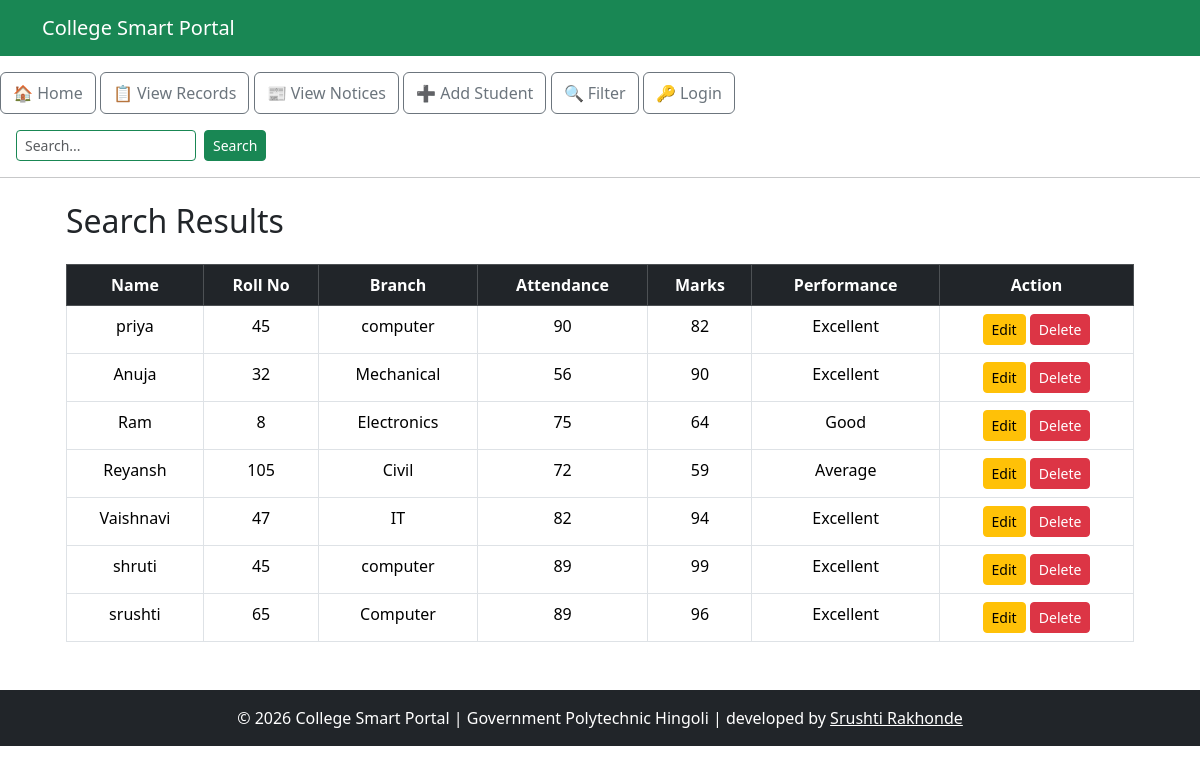
Before: /search with the older database file.
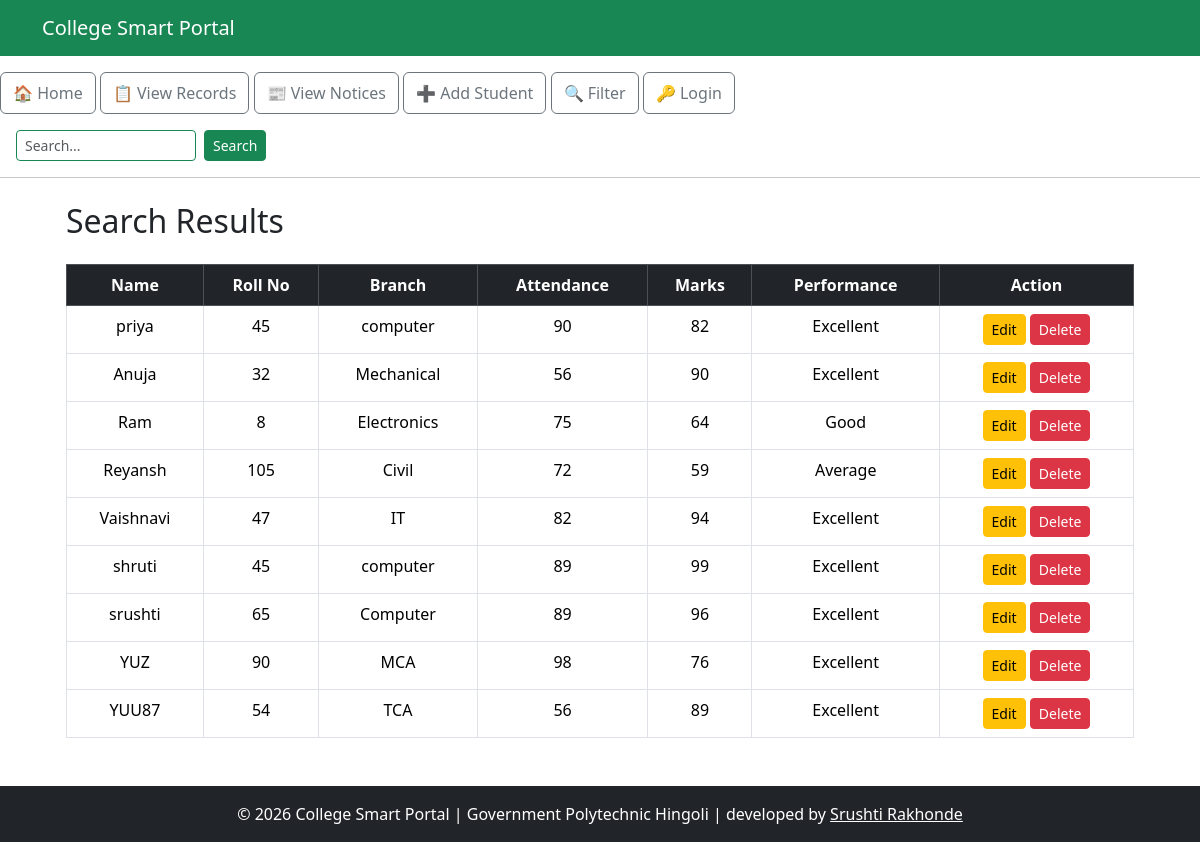
After: the same page with the newer database file.
### tables this page shows
CREATE TABLE students (
                    id INTEGER PRIMARY KEY AUTOINCREMENT,
                    name TEXT NOT NULL,
                    roll_no INTEGER NOT NULL,
                    marks INTEGER NOT NULL,
                    branch TEXT NOT NULL,
                    attendance INTEGER DEFAULT 0
                 );

### project Flask.py (the view)
@app.route("/search")
def search():
    q = request.args.get("q", "")
    conn = sqlite3.connect("college.db")
    cursor = conn.cursor()
    students = cursor.execute("""
        SELECT id, name, roll_no, branch, attendance, marks
        FROM students
        WHERE name LIKE ?
        OR CAST(roll_no AS TEXT) LIKE ?
        OR branch LIKE ?
    """, (f"%{q}%", f"%{q}%", f"%{q}%")).fetchall()
    conn.close()
    return render_template(
        "search.html",
        students=students
    )

### templates/search.html
{% extends "base.html" %}
{% block content %}
<div class="container mt-4">
    <h2 class="mb-4">Search Results</h2>
    {% if students %}
    <table class="table table-bordered table-hover text-center">
        <thead class="table-dark">
            <tr>
                <th>Name</th>
                <th>Roll No</th>
                <th>Branch</th>
                <th>Attendance</th>
                <th>Marks</th>
                <th>Performance</th>
                <th>Action</th>
            </tr>
        </thead>
        <tbody>
            {% for student in students %}
            <tr>
                <td>{{ student[1] }}</td>
                <td>{{ student[2] }}</td>
                <td>{{ student[3] }}</td>
                <td>{{ student[4] }}</td>
                <td>{{ student[5] }}</td>
                <td>
                    {% if student[5]|int >= 75 %}
                        Excellent
                    {% elif student[5]|int >= 60 %}
                        Good
                    {% else %}
                        Average
                    {% endif %}
                </td>
                <td>
                    <a href="{{ url_for('edit_student', id=student[0]) }}"
                       class="btn btn-warning btn-sm">
                        Edit
                    </a>
                    <a href="{{ url_for('delete_student', id=student[0]) }}"
                       class="btn btn-danger btn-sm">
                        Delete
                    </a>
                </td>
            </tr>
            {% endfor %}
        </tbody>
    </table>
    {% else %}
    <div class="alert alert-warning">
        No records found.
    </div>
    {% endif %}
</div>
{% endblock %}

### templates/base.html (shortened to what this page needs)
<!DOCTYPE html>
<html>
<head>
    <link href="https://cdn.jsdelivr.net/npm/bootstrap@5.3.2/dist/css/bootstrap.min.css" rel="stylesheet">
</head>
<body>
    <nav class="navbar navbar-expand-lg navbar-dark bg-success">
        <div class="container">
            <a class="navbar-brand" href="/">College Smart Portal</a>
        </div>
    </nav>
    <a href="{{ url_for('home') }}" class="btn outline btn-outline-secondary py-2 mt-3">🏠 Home</a>
    <a href="{{ url_for('records') }}" class="btn  outline btn-outline-secondary py-2 mt-3">📋 View Records</a>
    <a href="{{ url_for('notices') }}" class="btn btn-outline-secondary py-2 mt-3">📰 View Notices</a>
    <a href="{{ url_for('add_student') }}" class="btn btn-outline-secondary py-2 mt-3">➕ Add Student</a>
    <a href="{{ url_for('filter') }}" class="btn btn-outline-secondary py-2 mt-3">🔍 Filter</a>
    {% if session.username %}
        <span class="btn btn-info py-2 mt-3 disabled">👤 {{ session.username }}</span>
        <a href="{{ url_for('logout') }}" class="btn btn-danger py-2 mt-3">🔓 Logout</a>
    {% else %}
        <a href="{{ url_for('login') }}" class="btn outline btn-outline-secondary py-2 mt-3">🔑 Login</a>
    {% endif %}
    <form action="{{ url_for('search') }}" method="GET" class="d-flex ms-3 mt-3">
        <input type="search" name="q" class="form-control form-control-sm border-success" placeholder="Search..." value="{{ request.args.get('q', '') }}" style="width: 180px;">
        <button type="submit" class="btn btn-success btn-sm ms-2">Search</button>
    </form>
    <hr>
    <div class="container mt-4">
        <div class="container mt-4">
            {% block content %}{% endblock %}
        </div>
    </div>
    <footer class="bg-dark text-white text-center p-3 mt-5">
        © 2026 College Smart Portal | Government Polytechnic Hingoli | developed by <a href="srushti rakhonde" class="text-white">Srushti Rakhonde</a>
    </footer>
</body>
</html>

Changed rows visible on the page:
added students: name "YUZ", roll_no "90", branch "MCA", attendance "98", marks "76", shows "Excellent"
added students: name "YUU87", roll_no "54", branch "TCA", attendance "56", marks "89", shows "Excellent"
